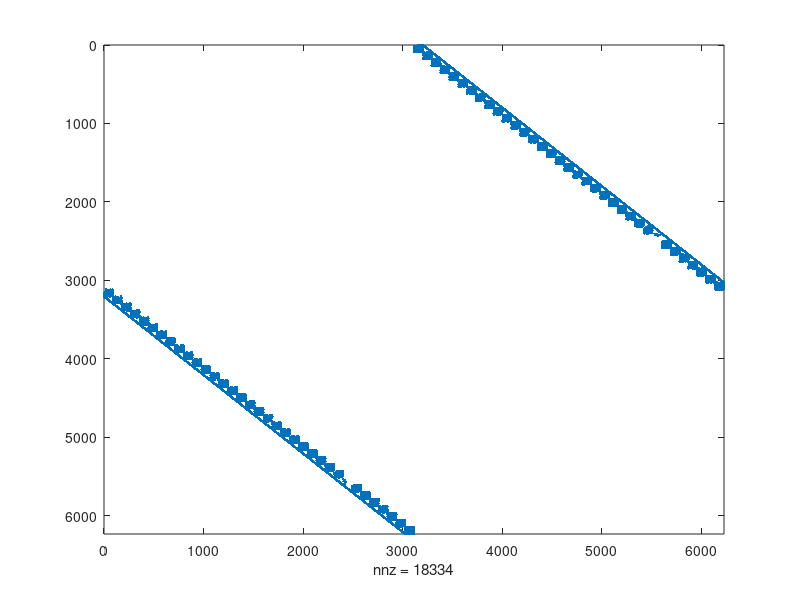

MATLAB code for this plot: (Note: this script raises an error after producing the figure.)
% Description: compares the upper bound on subgraph centrality computed by 
% Gauss--Radau quadrature applied to the symmetric bipartite network 
% representation in dependence of the number of Lanczos iterations to the 
% 'exact' quantity computed with expm for the temporal E-Mail EU network 
% and plots the approximation error used in [1, Fig. 7].
% 
% [1] Bergermann, K. & Stoll, M. (2021) Fast computation of matrix 
% function-based centrality measures for layer-coupled multiplex networks. 
% https://arxiv.org/abs/2104.14368v3
% 
% Kai Bergermann, 2021

%% load subroutines
addpath('../subroutines')
addpath('../subroutines/funm_kryl')

%% load intra-layer adjacency matrices
load data/email_adjacencies_15d.mat
A_layer_adjacencies = A_intra;

% extract network size
n=size(A_layer_adjacencies{1},1);
L=size(A_layer_adjacencies,1);
nL=n*L;

%% choose inter-layer coupling
interlayer_type=3;
switch interlayer_type
    case 1 % all-to-all (self-edges excluded)
        interlayer_adjacency_matrix = sparse(ones(L)-eye(L));
    case 2 % all-to-all including self-edges
        interlayer_adjacency_matrix = ones(L);
    case 3 % temporal (uni-directional [forward])
        interlayer_adjacency_matrix = spdiags([zeros(L,1),ones(L,1)],0:1,L,L);
end

%% assemble supra-adjacency matrix
A_intra = spalloc(nL,nL,nL);
for l=1:L
  ids = (l-1)*n + (1:n);
  A_intra(ids,ids) = A_layer_adjacencies{l};
end

omegas = 10^[0];

A = A_intra + omegas(1) * kron(interlayer_adjacency_matrix,speye(n));

%% assemble symmetric bipartite network representation
A_bipartite=[zeros(nL,nL), A; A', zeros(nL,nL)];

% spy plot of bipartite supra-adjacency matrix
figure(1)
spy(A_bipartite)

% compute smallest and largest eigenvalue of A_bipartite
lambda_min=eigs(A_bipartite,1,'smallestreal');
lambda_max=eigs(A_bipartite,1,'largestreal');

%% compute subgraph centrality
% set parameter beta
beta=0.5/lambda_max;

% 'exact' result computed with expm
SC=diag(expm(beta*A_bipartite));

% specify range of iterations
maxit=2:10;
upper_gauss_radau_subgraph=zeros(2*nL,length(maxit));

% create function handle, which realizes the matrix-vector product with
% A_bipartite
MV_prod_bipartite_fh=@(v) MV_prod_bipartite_adjacency(A_layer_adjacencies, interlayer_adjacency_matrix, omegas(1), v);

% loop over range of iterations to approximate SC with Gauss
% quadrature rules
for j=1:length(maxit)
    bar=waitbar(0,'Looping over nodes');
    tic
    % loop over unit vectors
    for i=1:2*nL
        % set unit vectors as starting vectors
        ei=zeros(2*nL,1); ei(i)=1;
        % Lanczos tridiagonalization using the bipartite function handle
        T_jp1=lanczos_tridiag_fh(MV_prod_bipartite_fh,ei,maxit(j));
        
        % Compute upper Gauss--Radau bound on e_i^T*f(A)*e_i
        upper_gauss_radau_subgraph(i,j)=gauss_radau_subgraph(T_jp1,beta,lambda_max);
        waitbar(i/(2*nL),bar);
    end
    toc
    close(bar)
end

%% error plot
figure(2)
semilogy(maxit,max(abs(SC-upper_gauss_radau_subgraph)))

